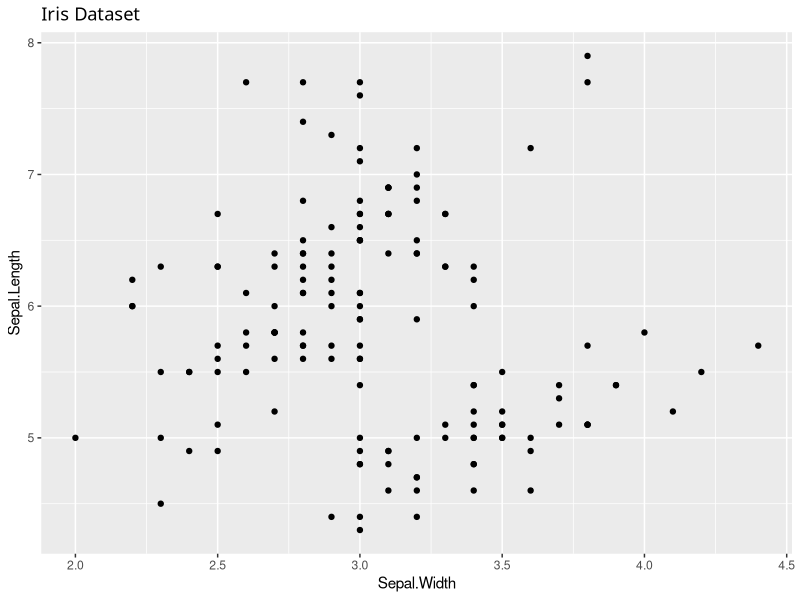

This chart was generated by the following R code:
## ---- chunk 1
library(ggplot2)
ggplot(iris, aes(Sepal.Width, Sepal.Length)) + geom_point() + ggtitle("Iris Dataset") +
theme(plot.title = element_text(family = "Menlo"))
